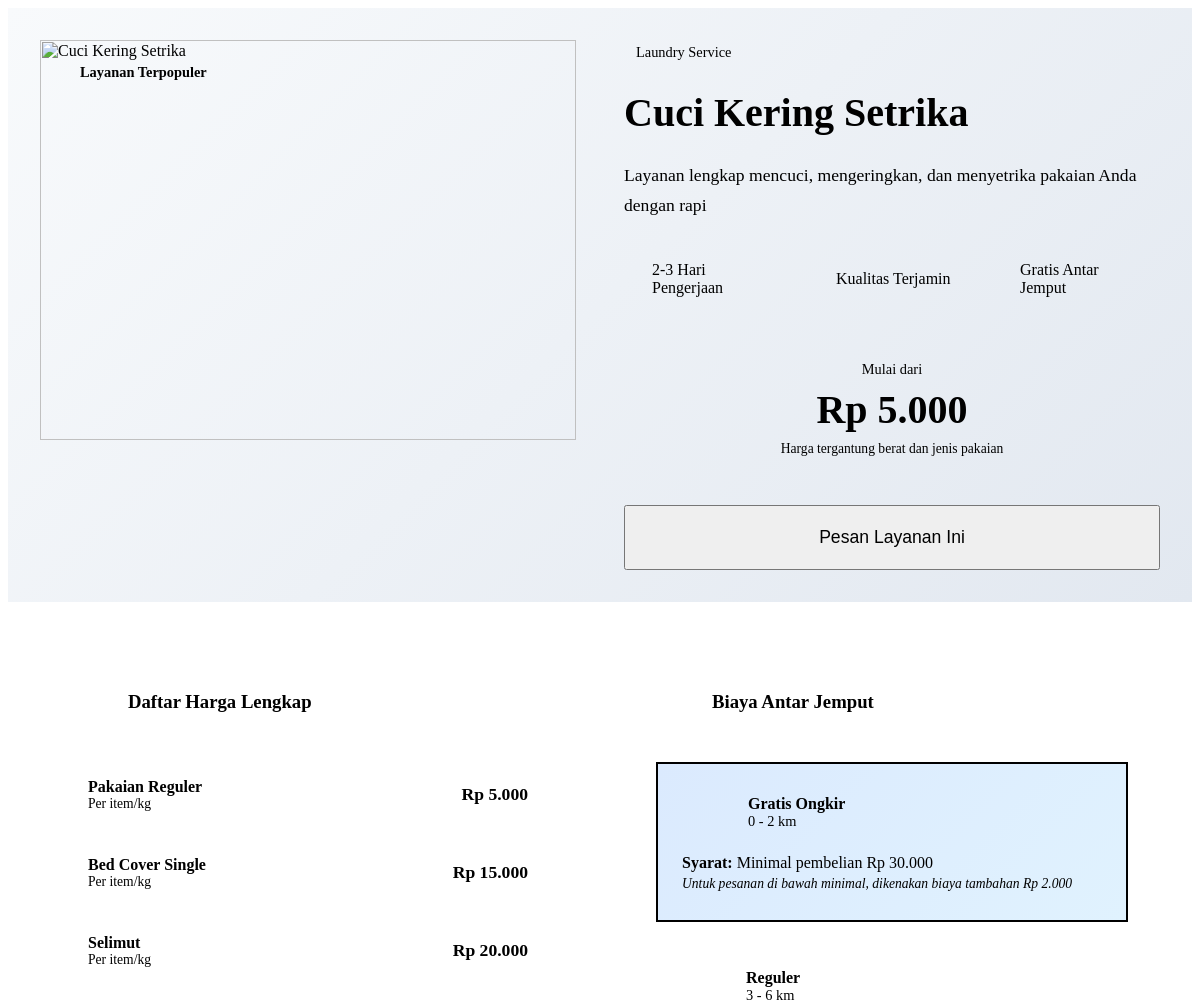
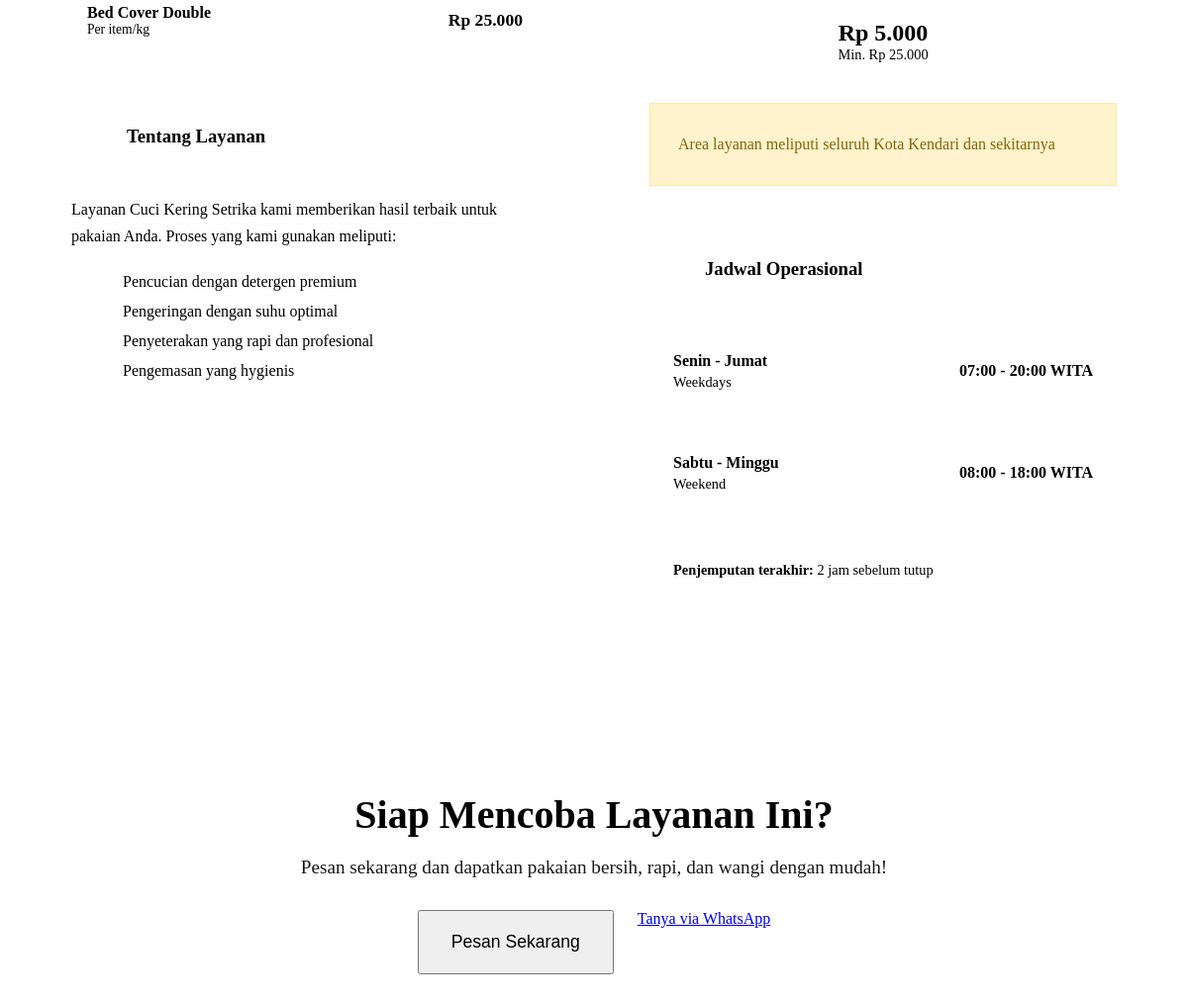
The page /service-detail.php?id=1 on the database its author committed (2 pictures, top to bottom).
### tables this page shows
CREATE TABLE IF NOT EXISTS layanan (
    id INT AUTO_INCREMENT PRIMARY KEY,
    nama_layanan VARCHAR(100) NOT NULL,
    deskripsi TEXT NOT NULL,
    harga_mulai INT NOT NULL,
    foto VARCHAR(255) DEFAULT NULL,
    created_at TIMESTAMP DEFAULT CURRENT_TIMESTAMP,
    updated_at TIMESTAMP DEFAULT CURRENT_TIMESTAMP ON UPDATE CURRENT_TIMESTAMP
);

CREATE TABLE IF NOT EXISTS harga (
    id INT AUTO_INCREMENT PRIMARY KEY,
    service_id INT,
    jenis_layanan VARCHAR(100) NOT NULL,
    kategori VARCHAR(100) NOT NULL,
    description TEXT,
    harga INT NOT NULL,
    unit VARCHAR(20) DEFAULT 'kg',
    created_at TIMESTAMP DEFAULT CURRENT_TIMESTAMP,
    updated_at TIMESTAMP DEFAULT CURRENT_TIMESTAMP ON UPDATE CURRENT_TIMESTAMP,
    INDEX idx_service (service_id),
    INDEX idx_jenis (jenis_layanan)
);

### service-detail.php (the view, shortened to what this page needs)
<?php
include 'koneksi.php';
$service_id = intval($_GET['id'] ?? 0);
if ($service_id > 0) {
    $service = $conn->query("SELECT * FROM layanan WHERE id = $service_id")->fetch_assoc();
    $prices = $conn->query("SELECT * FROM harga WHERE jenis_layanan = '{$service['nama_layanan']}' ORDER BY harga");
    if ($service) {
        echo '
        <div class="service-detail">
            <div class="service-detail-header">
                <div class="detail-image-container">
                    <img src="uploads/'.$service['foto'].'" alt="'.$service['nama_layanan'].'" class="detail-image">
                    <div class="image-badge">
                        <span>Layanan Terpopuler</span>
                    </div>
                </div>
                <div class="detail-info">
                    <div class="service-meta">
                        <span class="service-category">Laundry Service</span>
                    </div>
                    <h1>'.$service['nama_layanan'].'</h1>
                    <p class="detail-description">'.$service['deskripsi'].'</p>
                    <div class="service-highlights">
                        <div class="highlight-item">
                            <span>2-3 Hari Pengerjaan</span>
                        </div>
                        <div class="highlight-item">
                            <span>Kualitas Terjamin</span>
                        </div>
                        <div class="highlight-item">
                            <span>Gratis Antar Jemput</span>
                        </div>
                    </div>
                    <div class="starting-price">
                        <span class="price-label">Mulai dari</span>
                        <div class="price-amount">Rp '.number_format($service['harga_mulai'], 0, ',', '.').'</div>
                        <small>Harga tergantung berat dan jenis pakaian</small>
                    </div>
                    <button class="btn-primary book-now-btn large" data-service-name="'.$service['nama_layanan'].'">
                        <i class="fas fa-shopping-cart"></i> Pesan Layanan Ini
                    </button>
                </div>
            </div>
            <div class="service-detail-content">
                <div class="content-grid">
                    <div class="content-column">
                        <div class="detail-section">
                            <div class="section-header">
                                <i class="fas fa-receipt"></i>
                                <h3>Daftar Harga Lengkap</h3>
                            </div>
                            <div class="price-list">';
        if ($prices->num_rows > 0) {
            while ($price = $prices->fetch_assoc()) {
                echo '<div class="price-item">
                        <div class="price-info">
                            <span class="price-category">'.$price['kategori'].'</span>
                            <span class="price-desc">Per item/kg</span>
                        </div>
                        <span class="price-value">Rp '.number_format($price['harga'], 0, ',', '.').'</span>
                      </div>';
            }
        } else {
            echo '<div class="empty-price">
                    <i class="fas fa-info-circle"></i>
                    <p>Belum ada harga tersedia untuk layanan ini</p>
                  </div>';
        }
        echo '          </div>
                        </div>
                        <div class="detail-section">
                            <div class="section-header">
                                <i class="fas fa-info-circle"></i>
                                <h3>Tentang Layanan</h3>
                            </div>
                            <div class="service-info">
                                <p>Layanan '.$service['nama_layanan'].' kami memberikan hasil terbaik untuk pakaian Anda. Proses yang kami gunakan meliputi:</p>
                                <ul class="service-features">
                                    <li><i class="fas fa-check"></i> Pencucian dengan detergen premium</li>
                                    <li><i class="fas fa-check"></i> Pengeringan dengan suhu optimal</li>
                                    <li><i class="fas fa-check"></i> Penyeterakan yang rapi dan profesional</li>
                                    <li><i class="fas fa-check"></i> Pengemasan yang hygienis</li>
                                </ul>
                            </div>
                        </div>
                    </div>
                    <div class="content-column">
                        <div class="detail-section">
                            <div class="section-header">
                                <i class="fas fa-truck"></i>
                                <h3>Biaya Antar Jemput</h3>
                            </div>
                            <div class="delivery-info">
                                <div class="delivery-card free">
                                    <div class="delivery-header">
                                        <i class="fas fa-gift"></i>
                                        <div>
                                            <h4>Gratis Ongkir</h4>
                                            <span class="delivery-range">0 - 2 km</span>
                                        </div>
                                    </div>
                                    <div class="delivery-conditions">
                                        <p><strong>Syarat:</strong> Minimal pembelian Rp 30.000</p>
                                        <p class="note">Untuk pesanan di bawah minimal, dikenakan biaya tambahan Rp 2.000</p>
                                    </div>
                                </div>
                                <div class="delivery-card standard">
                                    <div class="delivery-header">
                                        <i class="fas fa-shipping-fast"></i>
                                        <div>
                                            <h4>Reguler</h4>
                                            <span class="delivery-range">3 - 6 km</span>
                                        </div>
                                    </div>
                                    <div class="delivery-price">
                                        <span class="price">Rp 5.000</span>
                                        <span class="condition">Min. Rp 25.000</span>
                                    </div>
                                </div>
                                <div class="delivery-note">
                                    <p>Area layanan meliputi seluruh Kota Kendari dan sekitarnya</p>
                                </div>
                            </div>
                        </div>
                        <div class="detail-section">
                            <div class="section-header">
                                <i class="fas fa-clock"></i>
                                <h3>Jadwal Operasional</h3>
                            </div>
                            <div class="schedule-info">
                                <div class="schedule-card">
                                    <div class="schedule-day">
                                        <strong>Senin - Jumat</strong>
                                        <span>Weekdays</span>
                                    </div>
                                    <div class="schedule-time">
                                        <span>07:00 - 20:00 WITA</span>
                                    </div>
                                </div>
                                <div class="schedule-card">
                                    <div class="schedule-day">
                                        <strong>Sabtu - Minggu</strong>
                                        <span>Weekend</span>
                                    </div>
                                    <div class="schedule-time">
                                        <span>08:00 - 18:00 WITA</span>
                                    </div>
                                </div>
                                <div class="schedule-note">
                                    <p><i class="fas fa-clock"></i> <strong>Penjemputan terakhir:</strong> 2 jam sebelum tutup</p>
                                </div>
                            </div>
                        </div>
                    </div>
                </div>
                <div class="detail-cta">
                    <div class="cta-content">
                        <h3>Siap Mencoba Layanan Ini?</h3>
                        <p>Pesan sekarang dan dapatkan pakaian bersih, rapi, dan wangi dengan mudah!</p>
                        <div class="cta-actions">
                            <button class="btn-primary large book-now-btn" data-service-name="'.$service['nama_layanan'].'">
                                <i class="fas fa-shopping-cart"></i> Pesan Sekarang
                            </button>
                            <a href="https://wa.me/6281818710655" class="btn-secondary" target="_blank">
                                <i class="fab fa-whatsapp"></i> Tanya via WhatsApp
                            </a>
                        </div>
                    </div>
                </div>
            </div>
        </div>';
    }
}
?>

### rows shown on the page
layanan: nama_layanan "Cuci Kering Setrika", deskripsi "Layanan lengkap mencuci, mengeringkan, dan menyetrika pakaian Anda dengan rapi", harga_mulai "5.000"
harga: kategori "Pakaian Reguler", harga "5.000"
harga: kategori "Bed Cover Single", harga "15.000"
harga: kategori "Selimut", harga "20.000"
harga: kategori "Bed Cover Double", harga "25.000"
